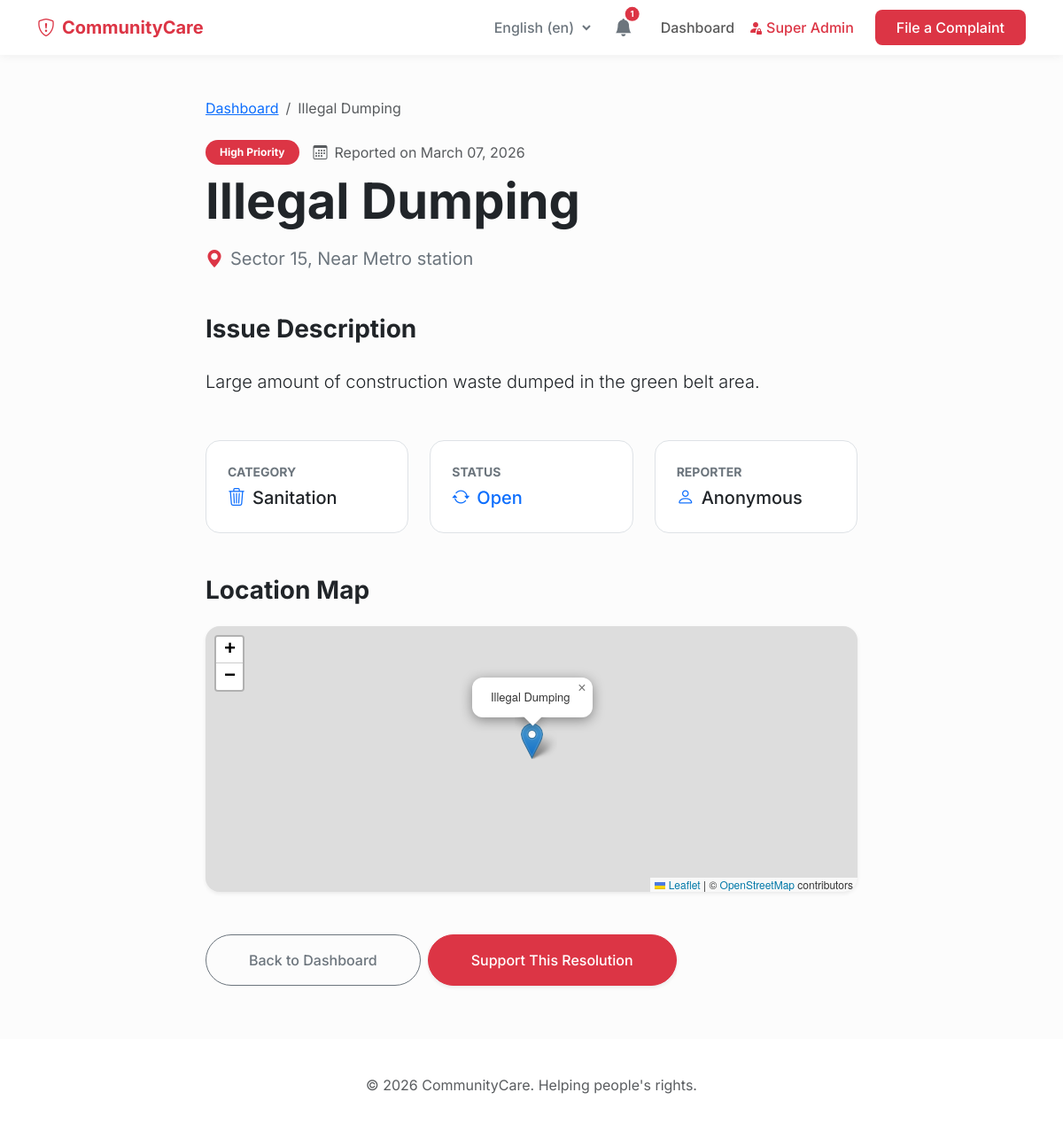
The app's page /complaint/2/ with its own data.
### development_tracker/models.py (models this page shows, shortened)
class Complaint(models.Model):
    STATUS_CHOICES = [
        ('open', 'Open'),
        ('investigating', 'Investigating'),
        ('in_progress', 'Work Going On'),
        ('resolved', 'Resolved'),
        ('closed', 'Closed'),
    ]
    URGENCY_CHOICES = [
        ('low', 'Low'),
        ('medium', 'Medium'),
        ('high', 'High'),
    ]
    title = models.CharField(max_length=200)
    description = models.TextField()
    category = models.ForeignKey(Category, on_delete=models.CASCADE, related_name='complaints')
    location_address = models.CharField(max_length=255)
    latitude = models.FloatField(null=True, blank=True)
    longitude = models.FloatField(null=True, blank=True)
    status = models.CharField(max_length=20, choices=STATUS_CHOICES, default='open')
    urgency = models.CharField(max_length=10, choices=URGENCY_CHOICES, default='medium')
    image = models.ImageField(upload_to='complaints/', null=True, blank=True)
    reporter_name = models.CharField(max_length=100, blank=True, null=True)
    created_at = models.DateTimeField(auto_now_add=True)
    updated_at = models.DateTimeField(auto_now=True)

class Category(models.Model):
    name = models.CharField(max_length=100)
    icon = models.CharField(max_length=50, help_text="Bootstrap icon class (e.g., bi-exclamation-triangle)")
    class Meta:
        verbose_name_plural = "Categories"

### development_tracker/views.py (the view)
# urls.py: path('complaint/<int:pk>/', views.complaint_detail, name='complaint_detail'),
def complaint_detail(request, pk):
    complaint = get_object_or_404(Complaint, pk=pk)
    return render(request, 'complaint_detail.html', {'complaint': complaint})

### development_tracker/context_processors.py (called while the page is built)
def notifications(request):
    return {
        'recent_notifications': Notification.objects.filter(is_read=False).order_by('-created_at')[:5],
        'unread_notifications_count': Notification.objects.filter(is_read=False).count()
    }

### templates/complaint_detail.html (shortened to what this page needs)
{% extends 'base.html' %}
{% block content %}
<div class="row justify-content-center">
    <div class="col-lg-8">
        <nav aria-label="breadcrumb" class="mb-4">
            <ol class="breadcrumb">
                <li class="breadcrumb-item"><a href="{% url 'home' %}">Dashboard</a></li>
                <li class="breadcrumb-item active" aria-current="page">{{ complaint.title }}</li>
            </ol>
        </nav>
        <header class="mb-5">
            <div class="d-flex align-items-center mb-2">
                <span class="badge {% if complaint.urgency == 'high' %}bg-danger{% elif complaint.urgency == 'medium' %}bg-warning text-dark{% else %}bg-info{% endif %} px-3 py-2 rounded-pill me-3">
                    {{ complaint.get_urgency_display }} Priority
                </span>
                <span class="text-muted"><i class="bi bi-calendar3 me-2"></i>Reported on {{ complaint.created_at|date:"F d, Y" }}</span>
            </div>
            <h1 class="display-4 fw-bold mb-3">{{ complaint.title }}</h1>
            <div class="text-secondary mb-4 fs-5"><i class="bi bi-geo-alt-fill me-2 text-danger"></i>{{ complaint.location_address }}</div>
        </header>
        <section class="mb-5">
            <h3 class="fw-bold mb-4">Issue Description</h3>
            <p class="lead text-dark mb-4" style="line-height: 1.8;">{{ complaint.description }}</p>
        </section>
        <section class="row g-4 mb-5">
            <div class="col-md-6 col-lg-4">
                <div class="bg-white p-4 rounded-4 border">
                    <div class="text-secondary small text-uppercase fw-bold mb-1">Category</div>
                    <div class="fs-5 fw-medium"><i class="bi {{ complaint.category.icon }} me-2 text-primary"></i>{{ complaint.category.name }}</div>
                </div>
            </div>
            <div class="col-md-6 col-lg-4">
                <div class="bg-white p-4 rounded-4 border">
                    <div class="text-secondary small text-uppercase fw-bold mb-1">Status</div>
                    <div class="fs-5 fw-medium text-primary"><i class="bi bi-arrow-repeat me-2"></i>{{ complaint.get_status_display }}</div>
                </div>
            </div>
            <div class="col-md-6 col-lg-4">
                <div class="bg-white p-4 rounded-4 border">
                    <div class="text-secondary small text-uppercase fw-bold mb-1">Reporter</div>
                    <div class="fs-5 fw-medium"><i class="bi bi-person me-2 text-primary"></i>{{ complaint.reporter_name|default:"Anonymous" }}</div>
                </div>
            </div>
        </section>
        {% if complaint.latitude and complaint.longitude %}
        <section class="mb-5">
            <h3 class="fw-bold mb-4">Location Map</h3>
            <div id="map" class="shadow-sm rounded-4" style="height: 300px;"></div>
        </section>
        {% endif %}
        <div class="d-grid gap-2 d-md-flex mt-5">
            <a href="{% url 'home' %}" class="btn btn-outline-secondary px-5 py-3 rounded-pill fw-medium">Back to Dashboard</a>
            <button class="btn btn-primary px-5 py-3 rounded-pill fw-medium shadow-sm">Support This Resolution</button>
        </div>
    </div>
</div>
{% endblock %}

### templates/base.html (style rules this page uses)
:root { --primary-color: #dc3545; --secondary-color: #6c757d; --accent-color: #ffc107; --bg-color: #fcfcfc; }
body { font-family: 'Inter', sans-serif; background-color: var(--bg-color); color: #212529; }
.btn-primary { background-color: var(--primary-color); border-color: var(--primary-color); border-radius: 8px; padding: 8px 16px; font-weight: 500; }
#map { height: 400px; border-radius: 12px; z-index: 1; }

### records on screen
Complaint: title "Illegal Dumping", urgency "High", created_at "March 07, 2026", location_address "Sector 15, Near Metro station", description "Large amount of construction waste dumped in the green belt area.", category.name "Sanitation", status "Open", reporter_name "Anonymous"

### other values on screen
{{ unread_notifications_count }} "1"
form field language "English (en)"
